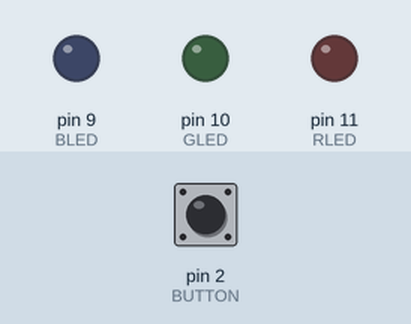
This sketch was run on a simulated Arduino Uno, built with avr-gcc and run on an emulated ATmega328P. On the bench: output pins drawn as LEDs (lit = HIGH). The inputs (shaded band) are chosen by the test bench; at power-on: pin 2 (BUTTON) LOW.

Above: at 1.2 s.
1.3 s: pin 2 (BUTTON) pulled HIGH for 0.15 s
At 2.0 s:
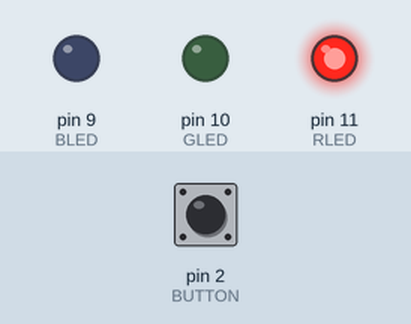
2.9 s: pin 2 (BUTTON) pulled HIGH for 1 s
At 3.2 s:
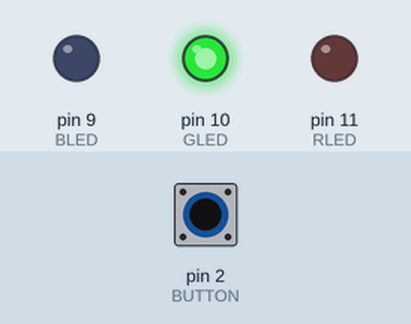
5.4 s: pin 2 (BUTTON) pulled HIGH for 3.2 s
At 6.3 s:
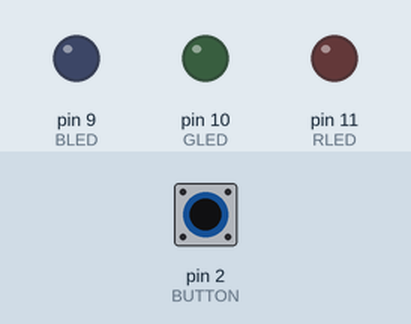
Timing chart, 0 to 8.4 s (numbered marks = the images above; inputs shaded):
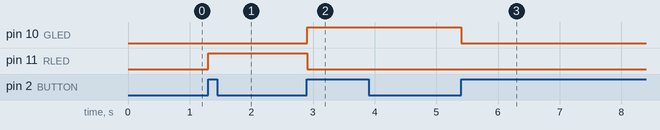

The sketch:

RGB.ino
```cpp
// Declare constants for LED pins and button pin
const int BLED = 9;
const int GLED = 10;
const int RLED = 11;
const int BUTTON = 2;

// Declare variables for button state tracking and LED mode
boolean lastButton = LOW;
boolean currentButton = LOW;
int ledMode = 0;

// Setup function to initialize pin modes
void setup() {
  pinMode(BLED, OUTPUT);
  pinMode(GLED, OUTPUT);
  pinMode(RLED, OUTPUT);
  pinMode(BUTTON, INPUT);
}

// Debounce function to prevent false button press detections
boolean debounce(boolean last)
{
  boolean current = digitalRead(BUTTON);
  if (last != current)
  {
    delay(5);
    current = digitalRead(BUTTON);
  }
  return current;
}

// Set the LED mode based on the passed mode value
void setMode(int mode)
{
  //RED
  if(mode == 1)
  {
    digitalWrite(RLED, HIGH);
    digitalWrite(GLED, LOW);
    digitalWrite(BLED, LOW);
  }
  //GREEN
  else if (mode == 2)
  {
    digitalWrite(RLED, LOW);
    digitalWrite(GLED, HIGH);
    digitalWrite(BLED, LOW);
  }

  //Your Code goes here

  //OFF (mode == 0)
  else
  {
    digitalWrite(RLED, LOW);
    digitalWrite(GLED, LOW);
    digitalWrite(BLED, LOW);
  }
}

// Main loop function
void loop()
{
  // Read the current button state and debounce
  currentButton = debounce(lastButton);

  // Check for button press and increment LED mode
  if (lastButton == LOW && currentButton == HIGH)
  {
    ledMode=ledMode+1;
  }

  // Update lastButton state
  lastButton = currentButton;

  // Reset ledMode if it exceeds maximum mode value
  if (ledMode == 7) ledMode = 0;

  // Set LED mode based on ledMode value
  setMode(ledMode);
}
```

Measured:
- after the input at 1.3 s, pin 11 (RLED): LOW → HIGH at once
- after the input at 2.9 s, pin 10 (GLED): LOW → HIGH at once; pin 11 (RLED): HIGH → LOW at once
- after the input at 5.4 s, pin 10 (GLED): HIGH → LOW at once
